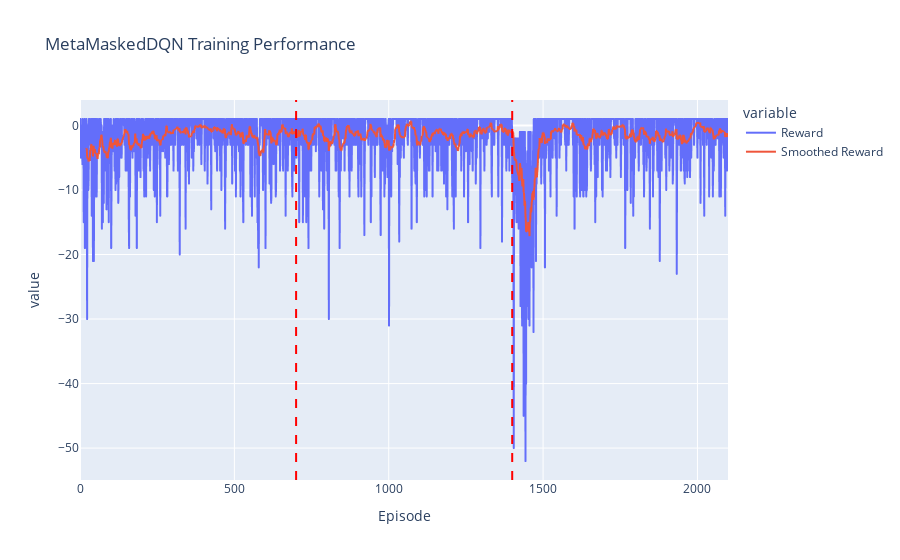
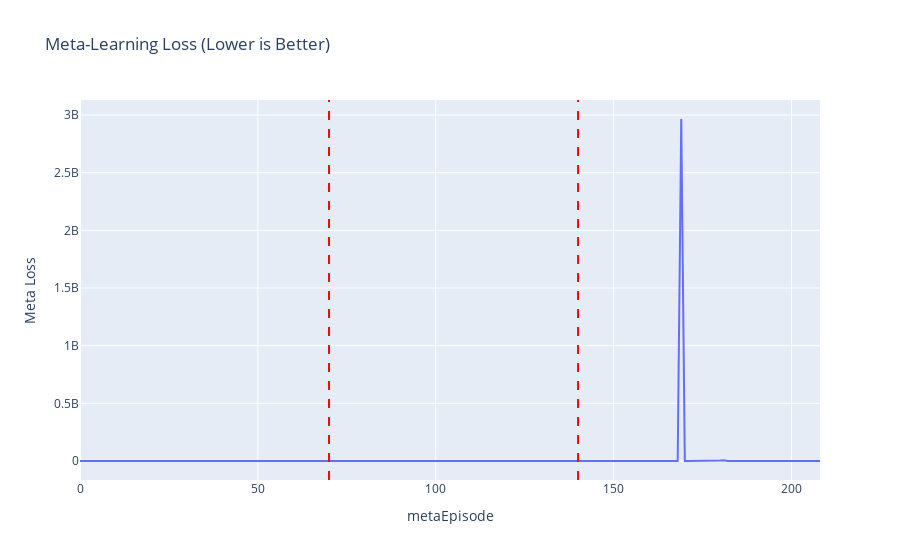
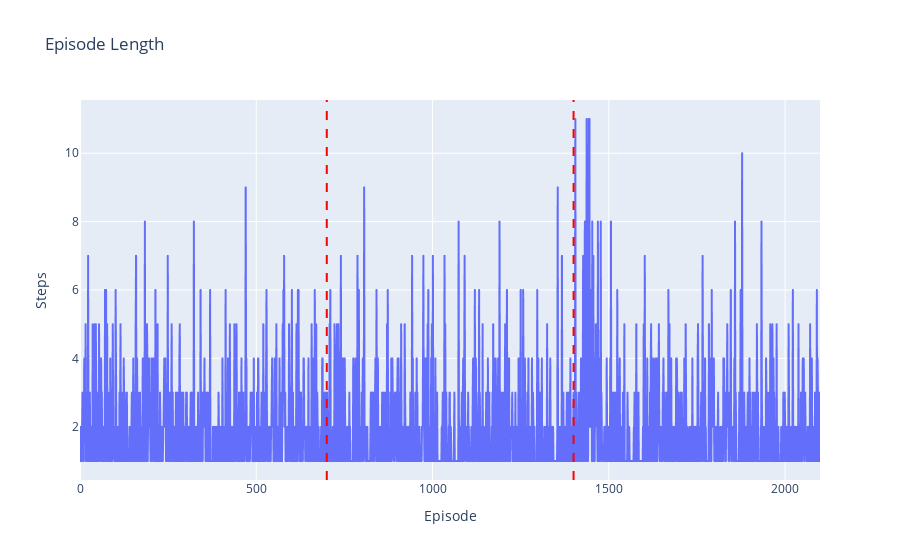

Write notebook code for charts like these, in order.
### Code cell
def train_with_drifts(env, agent, episodes=1000, drift_episodes=[300, 600]):
    rewards_history = []
    meta_loss_history = []
    action_info_history = []
    steps_history = []
    
    for episode in range(episodes):
        state = env.reset()
        done = False
        total_reward = 0
        step_count = 0
        episode_meta_losses = []
        
        # 环境漂移处理（完全保留原始逻辑）
        if episode in drift_episodes:
            drift_idx = drift_episodes.index(episode)
            
            if drift_idx == 0:
                # 第一次drift：禁用2个特定动作
                env.set_flag()
                env.drift(add_actions=-2, 
                         drift_type='sudden',
                         disable_actions=['client afgeleid', 'naar andere kamer/ruimte gestuurd'])
            else:
                # 第二次drift：添加2个新动作
                env.set_flag()
                env.drift(add_actions=2, 
                         drift_type='sudden')
            
            print(f"\n=== Drift {drift_idx+1} Applied at Episode {episode} ===")
            action_info = env.get_action_info()
            print("Action info after drift:")
            print(f"Total motions: {len(env.motions)}")
            print(f"Valid actions: {action_info['valid_actions']}")
            print(f"Disabled actions: {action_info['disabled_action_names']}")
            
            # 重置目标网络以加速适应新环境
            agent.target_net.load_state_dict(agent.policy_net.state_dict())
            
            # 记录动作空间变化
            action_info_history.append((episode, action_info))
        
        while not done:
            step_count += 1
            # 获取当前动作掩码
            mask = env.get_action_mask()
            
            # 选择动作（使用元学习快速适应后的策略）
            use_meta_weights = (episode in drift_episodes)  # 在漂移发生时使用元学习权重
            action = agent.act(state, mask, fast_adapt=use_meta_weights)
            
            # 执行动作（保留原始错误处理）
            try:
                next_state, reward, done, _ = env.step(action)
            except ValueError as e:
                print(f"Invalid action error at episode {episode}: {e}")
                print(f"Attempted action: {action}, Valid actions: {env.get_valid_actions()}")
                break
            
            # 存储经验
            agent.remember(state, action, reward, next_state, done, mask)
            
            # 常规经验回放
            loss = agent.replay()
            
            # 元学习训练（在漂移发生后加强元学习）
            if (episode in drift_episodes) or (episode % 10 == 0):  # 漂移时或定期执行
                meta_loss = agent.meta_update()
                if meta_loss is not None:
                    episode_meta_losses.append(meta_loss)
            
            state = next_state
            total_reward += reward
        
        # 记录训练数据
        rewards_history.append(total_reward)
        steps_history.append(step_count)
        if episode_meta_losses:
            meta_loss_history.append(np.mean(episode_meta_losses))
        
        # 训练进度输出（增强版）
        if episode % 50 == 0 or episode in drift_episodes:
            # 计算滑动平均
            avg_reward = np.mean(rewards_history[-50:]) if episode >= 50 else np.mean(rewards_history)
            avg_steps = np.mean(steps_history[-50:]) if episode >= 50 else np.mean(steps_history)
            current_mask = env.get_action_mask()
            
    
            
            print(f"Reward: {total_reward:6.2f} (Avg: {avg_reward:6.2f}) | "
                  f"Steps: {step_count:3d} (Avg: {avg_steps:4.1f}) | "
                  f"Eps: {agent.epsilon:.3f} | "
                  f"Actions: {sum(current_mask)}/{len(current_mask)} | "
                  f"Meta Loss: {np.mean(episode_meta_losses[-5:]) if episode_meta_losses else 0:.4f}")
    
    return {
        'rewards': rewards_history,
        'meta_losses': meta_loss_history,
        'action_info': action_info_history,
        'steps': steps_history
    }

# 增强版可视化函数
def plot_meta_training_results(results, window=20):
   # print(len(results['meta_losses']))
    df = pd.DataFrame({
        'Episode': range(len(results['rewards'])),
        'Reward': results['rewards'],
        'Smoothed Reward': smooth_rewards(results['rewards'], window),
        'Meta Loss': results['meta_losses'] + [np.nan] * (len(results['rewards']) - len(results['meta_losses'])),
        'Steps': results['steps']
    })

       # print(len(results['meta_losses']))
    dfmeta = pd.DataFrame({
        'metaEpisode': range(int(len(results['rewards'])/10-1)),
        'Meta Loss': results['meta_losses']
    })
    
    # 标注漂移发生点
    drift_marks = [ep for ep, _ in results['action_info']]
    
    # 奖励曲线
    fig1 = px.line(df, x='Episode', y=['Reward', 'Smoothed Reward'],
                  title='MetaMaskedDQN Training Performance')
    for d in drift_marks:
        fig1.add_vline(x=d, line_dash="dash", line_color="red")
    fig1.show()
    
    # 元学习损失曲线
    fig2 = px.line(dfmeta, x='metaEpisode', y='Meta Loss',
                  title='Meta-Learning Loss (Lower is Better)')
    for d in drift_marks:
        fig2.add_vline(x=d/10, line_dash="dash", line_color="red")
    fig2.show()
    
    # 步数曲线
    fig3 = px.line(df, x='Episode', y='Steps',
                  title='Episode Length')
    for d in drift_marks:
        fig3.add_vline(x=d, line_dash="dash", line_color="red")
    fig3.show()

# 使用示例
if __name__ == "__main__":
    env = TaskEnv_actionD()  # 需要实现get_action_mask()等方法
    agent = MetaMaskedDQNAgent(env)
    
    # 训练（在300和600episode发生环境漂移）
    results = train_with_drifts(env, agent, episodes=2100, drift_episodes=[700, 1400])
    
    # 可视化结果
    plot_meta_training_results(results)

### Figure 1 — Plotly figure (JSON) as saved in the notebook; plotly's stock layout.template omitted (floating-point values rounded to 4 significant figures; data arrays with more than 128 entries replaced by an {"elided": "..."} marker saying what was removed)
{"data": [{"hovertemplate": "variable=Reward<br>Episode=%{x}<br>value=%{y}<extra></extra>", "legendgroup": "Reward", "line": {"color": "#636efa", "dash": "solid"}, "marker": {"symbol": "circle"}, "mode": "lines", "name": "Reward", "showlegend": true, "type": "scattergl", "x": {"elided": "2100 int values"}, "xaxis": "x", "y": {"elided": "2100 int values"}, "yaxis": "y"}, {"hovertemplate": "variable=Smoothed Reward<br>Episode=%{x}<br>value=%{y}<extra></extra>", "legendgroup": "Smoothed Reward", "line": {"color": "#EF553B", "dash": "solid"}, "marker": {"symbol": "circle"}, "mode": "lines", "name": "Smoothed Reward", "showlegend": true, "type": "scattergl", "x": {"elided": "2100 int values"}, "xaxis": "x", "y": {"elided": "2100 float values"}, "yaxis": "y"}], "layout": {"legend": {"title": {"text": "variable"}, "tracegroupgap": 0}, "shapes": [{"line": {"color": "red", "dash": "dash"}, "type": "line", "x0": 700, "x1": 700, "xref": "x", "y0": 0, "y1": 1, "yref": "y domain"}, {"line": {"color": "red", "dash": "dash"}, "type": "line", "x0": 1400, "x1": 1400, "xref": "x", "y0": 0, "y1": 1, "yref": "y domain"}], "title": {"text": "MetaMaskedDQN Training Performance"}, "xaxis": {"anchor": "y", "domain": [0, 1], "title": {"text": "Episode"}}, "yaxis": {"anchor": "x", "domain": [0, 1], "title": {"text": "value"}}}}

### Figure 2 — Plotly figure (JSON) as saved in the notebook; plotly's stock layout.template omitted (floating-point values rounded to 4 significant figures; data arrays with more than 128 entries replaced by an {"elided": "..."} marker saying what was removed)
{"data": [{"hovertemplate": "metaEpisode=%{x}<br>Meta Loss=%{y}<extra></extra>", "legendgroup": "", "line": {"color": "#636efa", "dash": "solid"}, "marker": {"symbol": "circle"}, "mode": "lines", "name": "", "orientation": "v", "showlegend": false, "type": "scatter", "x": {"elided": "209 int values"}, "xaxis": "x", "y": {"elided": "209 float values"}, "yaxis": "y"}], "layout": {"legend": {"tracegroupgap": 0}, "shapes": [{"line": {"color": "red", "dash": "dash"}, "type": "line", "x0": 70, "x1": 70, "xref": "x", "y0": 0, "y1": 1, "yref": "y domain"}, {"line": {"color": "red", "dash": "dash"}, "type": "line", "x0": 140, "x1": 140, "xref": "x", "y0": 0, "y1": 1, "yref": "y domain"}], "title": {"text": "Meta-Learning Loss (Lower is Better)"}, "xaxis": {"anchor": "y", "domain": [0, 1], "title": {"text": "metaEpisode"}}, "yaxis": {"anchor": "x", "domain": [0, 1], "title": {"text": "Meta Loss"}}}}

### Figure 3 — Plotly figure (JSON) as saved in the notebook; plotly's stock layout.template omitted (floating-point values rounded to 4 significant figures; data arrays with more than 128 entries replaced by an {"elided": "..."} marker saying what was removed)
{"data": [{"hovertemplate": "Episode=%{x}<br>Steps=%{y}<extra></extra>", "legendgroup": "", "line": {"color": "#636efa", "dash": "solid"}, "marker": {"symbol": "circle"}, "mode": "lines", "name": "", "showlegend": false, "type": "scattergl", "x": {"elided": "2100 int values"}, "xaxis": "x", "y": {"elided": "2100 int values"}, "yaxis": "y"}], "layout": {"legend": {"tracegroupgap": 0}, "shapes": [{"line": {"color": "red", "dash": "dash"}, "type": "line", "x0": 700, "x1": 700, "xref": "x", "y0": 0, "y1": 1, "yref": "y domain"}, {"line": {"color": "red", "dash": "dash"}, "type": "line", "x0": 1400, "x1": 1400, "xref": "x", "y0": 0, "y1": 1, "yref": "y domain"}], "title": {"text": "Episode Length"}, "xaxis": {"anchor": "y", "domain": [0, 1], "title": {"text": "Episode"}}, "yaxis": {"anchor": "x", "domain": [0, 1], "title": {"text": "Steps"}}}}
